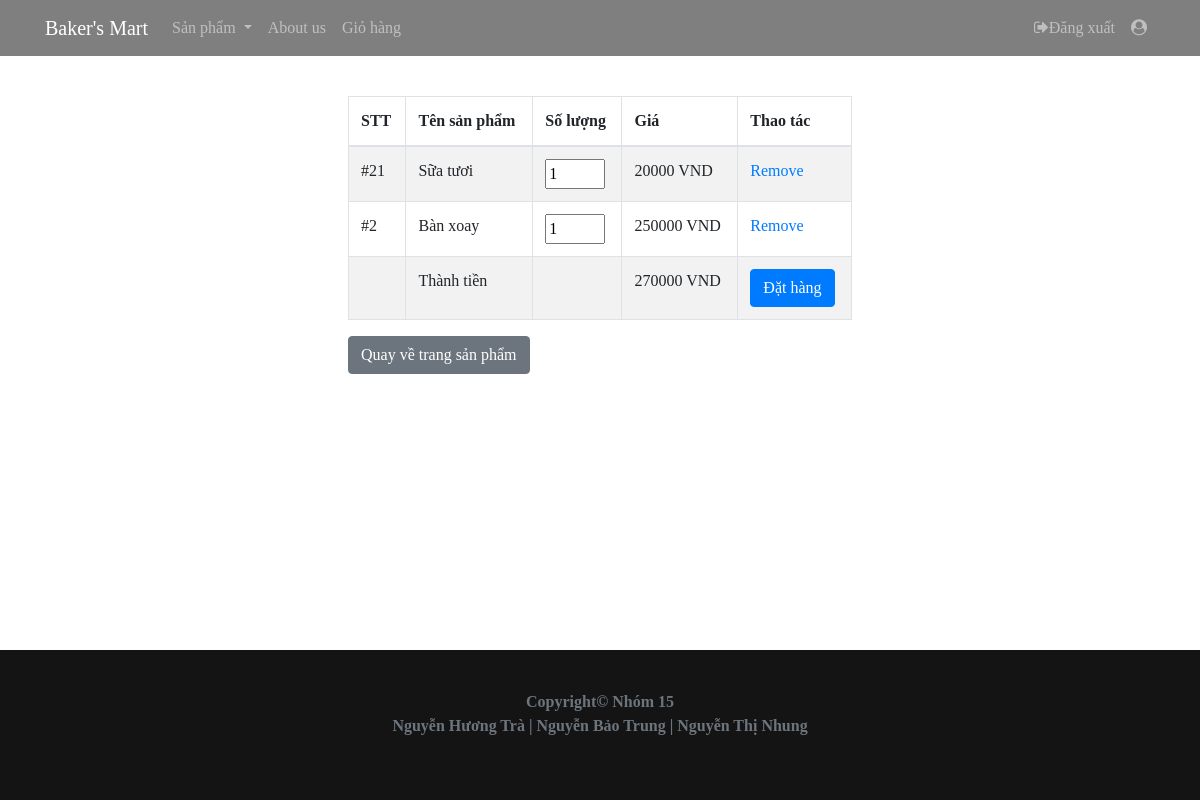
/cart.php (signed in), run on the app's committed database.
### tables this page shows
CREATE TABLE `users_products` (
  `id` int(11) NOT NULL,
  `user_id` int(11) DEFAULT NULL,
  `item_id` int(11) DEFAULT NULL,
  `status` enum('Added To Cart','Confirmed') NOT NULL,
  `quantity` int(11) NOT NULL
);

CREATE TABLE `products` (
  `id` int(11) NOT NULL,
  `name` varchar(30) DEFAULT NULL,
  `price` int(20) NOT NULL,
  `image` varchar(255) NOT NULL,
  `brand` varchar(50) NOT NULL
);

### cart.php (the view, shortened to what this page needs)
<?php
require "includes/common.php";
?>
<!DOCTYPE html>
<html lang="en">
<head>
    <link rel="stylesheet" href="https://stackpath.bootstrapcdn.com/bootstrap/4.1.3/css/bootstrap.min.css">
    <link href="https://stackpath.bootstrapcdn.com/font-awesome/4.7.0/css/font-awesome.min.css" rel="stylesheet">
    <link rel="stylesheet" href="style.css">
</head>
<body>
<?php include 'includes/header_menu.php'; ?>
<div class="d-flex justify-content-center">
    <div class="col-md-6 my-5 table-responsive p-5">
        <table class="table table-striped table-bordered table-hover">
            <?php
            $sum = 0;
            $user_id = $_SESSION['user_id'];
            $query = "SELECT products.price AS Price, products.id, products.name AS Name, users_products.quantity AS Quantity
                      FROM users_products
                      JOIN products ON users_products.item_id = products.id
                      WHERE users_products.user_id='$user_id' AND status='Added To Cart'";
            $result = mysqli_query($con, $query);
            if (mysqli_num_rows($result) >= 1) {
            ?>
                <thead>
                    <tr>
                        <th>STT</th>
                        <th>Tên sản phẩm</th>
                        <th>Số lượng</th>
                        <th>Giá</th>
                        <th>Thao tác</th>
                    </tr>
                </thead>
                <tbody>
                <?php
                while ($row = mysqli_fetch_array($result)) {
                    $total_price = $row["Price"] * $row["Quantity"];
                    $sum += $total_price;
                    echo "<tr>
                            <td>" . "#" . $row["id"] . "</td>
                            <td>" . $row["Name"] . "</td>
                            <td>
                                <input type='number' class='quantity' value='{$row['Quantity']}' min='1' data-price='{$row['Price']}' style='width: 60px;'>
                            </td>
                            <td class='price'>" . $total_price . " VND</td>
                            <td><a href='cart-remove.php?id={$row['id']}' class='remove_item_link'>Remove</a></td>
                          </tr>";
                }
                echo "<tr>
                        <td></td>
                        <td>Thành tiền</td>
                        <td></td>
                        <td class='total'>" . $sum . " VND</td>
                        <td><a href='success.php' class='btn btn-primary'>Đặt hàng</a></td>
                      </tr>";
                ?>
                </tbody>
            <?php
            } else {
                echo "<div><img src='images/emptycart.png' class='image-fluid' height='150' width='150'></div><br/>";
                echo "<div class='text-bold h5'>Hãy thêm mặt hàng trước!</div>";
            }
            ?>
        </table>
        <a href="products.php" class="btn btn-secondary">Quay về trang sản phẩm</a>
    </div>
</div>
<?php include 'includes/footer.php'; ?>
</body>
</html>

### style.css (style rules this page uses)
html { position: relative; min-height: 100%; }
body { overflow-x:hidden; max-width: 100%; margin:0; margin-bottom: 150px; }
body, h1, h2, h3, h4, h5, h6 { font-family: 'Andika'; }

### data on the page
users_products: item "21", item.name "Sữa tươi", quantity "1", item.price "20000"
users_products: item "2", item.name "Bàn xoay", quantity "1", item.price "250000"

### other printed values
$sum "270000"
